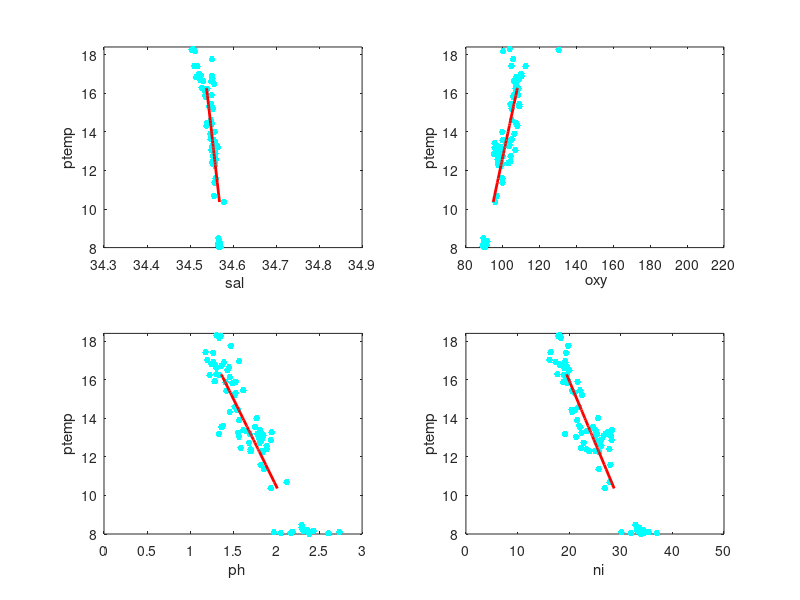

MATLAB code for this plot:
% How to define the source water masses ? Just an example
%
% EXAMPLE: data from throughflow region (Timor Sea)
%
%
%---------------------------------------------
% This program is part of the OMP package from:
% GEOMAR
% Helmholtz Centre for Ocean Res. Kiel  FIAMS, Flinders University
% J. Karstensen                         Matthias Tomczak
% Duesternbrooker Weg 20				GPO Box 2100
% 24106 Kiel                            Adelaide, SA
% Germany                               Australia
%
% BUGS: jkarstensen@geomar.de
%   or  matthias.tomczak@flinders.edu.au
%--------------------------------------------
%
% OUTPUT to be used in OMP packet:
% *******************************************
% G:  	value to fill in qwt_step.m
% err:	value to caluculate weigths
%
clear all

%%%%%%%%%%%%%%%%%%%%%%%%%%%%%%%%%%%%%
%%%%%%% EDITING SECTION %%%%%%%%%%%%%
%%%%%%%%%%%%%%%%%%%%%%%%%%%%%%%%%%%%%

%%%%% input dataset from source region of a water mass 
%%%%% (*.MAT file in standard format):
load source_data

%%%%%%%%%% flags: insert here what kind of flag is used (eg. -9, NaN, 99999, etc.) 
flag=nan;

%%%%%%%% name of "independent" parameter (as string variable ' '!!):
nam_indep='ptemp';

%%%%%%%% choose your own fit range:
fit_max=16.4; %
fit_min=10;  %

%%%%%%%% names of "dependent" parameter to be fitted (as string variable ' ';' ')
para=[' sal';' oxy';'  ph';'  ni'];

%%%%%%%%%%%%%%%%%%%%%%%%%%%%%%%%%%%%%%%%%%%%%%%%%%%%%%%%%%%%%%%%%%%%
%%%%%%%%%%%%%%%%%%%%%%%%  FROM HERE ON:  %%%%%%%%%%%%%%%%%%%%%%%%%%%
%%%%%%% EDITING ONLY IF YOU KNOW WHAT YOU ARE DOING !! %%%%%%%%%%%%%
%%%%%%%%%%%%%%%%%%%%%%%%%%%%%%%%%%%%%%%%%%%%%%%%%%%%%%%%%%%%%%%%%%%%
eval(['in_depend=' nam_indep ';'])

%%%%%%%% sort by independent parameter
[in_depend,I]=sort(in_depend);

%%%%%%% number of independent parameter
no_para=size(para,1);

%%%%%%% find independent parameter range:
ind=find(in_depend<=fit_max&in_depend>=fit_min);

%%%%% check for nan  
check=find(isnan(in_depend));
if ~isempty(check)
 disp(' ')
 disp([' Flag check: ' nam_indep])
 disp(' Remove NaN from data for use in OMP analysis!')

end 


%%%%%%%%% MIN/MAX indices of indenpendent parameter
ind_low=min(ind);
ind_upp=max(ind);

G(1,1:2)=[fit_max fit_min];

%%%%% split subplots:
sub1=ceil((no_para)/2);

disp(' ')
%%%%%%%%%%%%%%%%%%%%%%%%%%%%%%%%%%%%%%%%%%%%%%%
%%%%%%%% loop to fit all parameters  
%%%%%%%%%%%%%%%%%%%%%%%%%%%%%%%%%%%%%%%%%%%%%%%
for main=1:no_para  %%% START OF MAIN LOOP

%%%%%%% sort all variables accordingly
eval([para(main,:) '=' para(main,:) '(I);'])


disp([' Now fitting: ' para(main,:)])
 eval(['parafit=' para(main,:) ';'])

     subplot(sub1,2,main) 
   plot(parafit,in_depend,'c.','markersize',15) 
   xlabel(para(main,:)) 
   ylabel(nam_indep)

%%%%% check for nan  
check=find(isnan(parafit));
if ~isempty(check)
 disp(' Remove NaN from data for use in OMP analysis!')
 disp(' ')
end 
 

%%%%%%%%%%%%%%%%%
ix=find(in_depend(ind)~=flag&~isnan(in_depend(ind))&parafit(ind)~=flag&~isnan(parafit(ind)));

%%%%%%%%  fit to data and error estimate  %%%%%%%%%%   
[coeff,er]=polyfit(in_depend(ind(ix)),parafit(ind(ix)),1);   
[da,err_fit]=polyval(coeff,in_depend(ind(ix)),er);
hold on,plot(da,in_depend(ind(ix)),'r-','linewidth',2)

% sample fit to SWT matrix:
G(main+1,1:2)=polyval(coeff,[fit_max fit_min]);
err(main)=mean(err_fit);
%%% nicer axis of plot
  set(gca,'ylim',[fit_min-2 fit_max+2])

end  %%%% OF MAIN LOOP
%%%%%%%%%%%%%%%%%%%%%%%%%%%%%%%%%%%%%%%%%%%%%%%%%%%
%%%%%%%%%%%%%%%%%%%%%%%%%%%%%%%%%%%%%%%%%%%%%%%%%%%
disp(' ')
disp('Fitted Source water matrix (G) is:')
G

disp('  ')
disp('Mean fit error (err) of dependent variables: ')
err